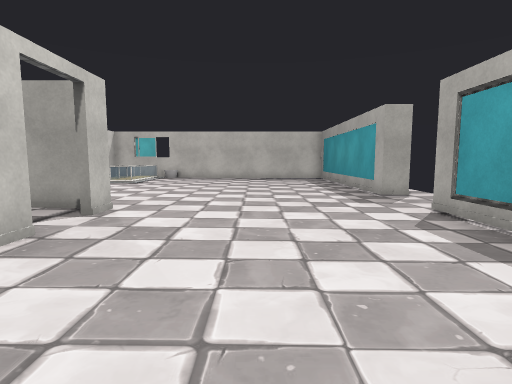
View 1 (above)

13 first-person views from a walk through a scene from a Unity 3-D project. The camera is 1.2 m above the floor, tilts 6° down and sees 80° across. The floor is counted in squares, 1 m on a side. Each view is taken from the middle of a square. On the plan, view 1 faces up. The plan holds only what a view shows up to about 13 squares ahead; the rest is blank. Some animated figures are left out. Some surface patterns are stand-ins.

View 2
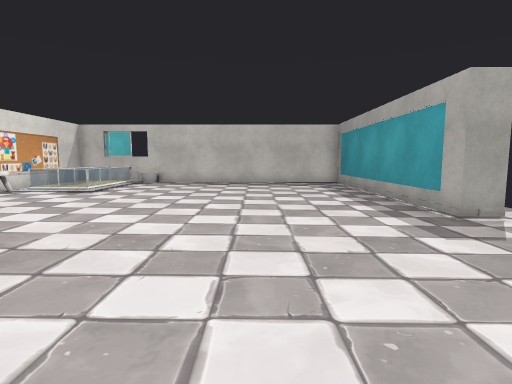

View 3
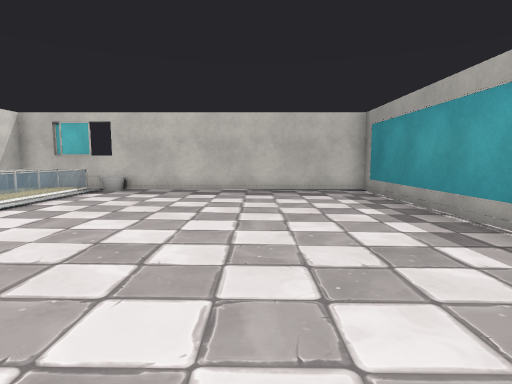

View 4
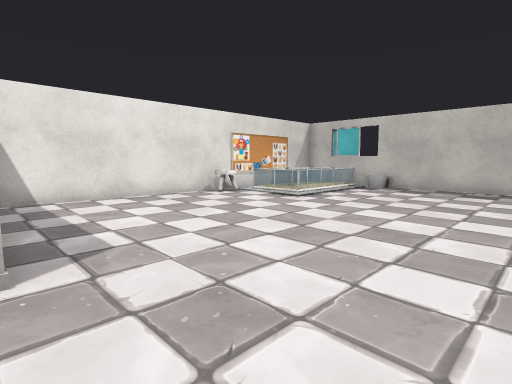

View 5
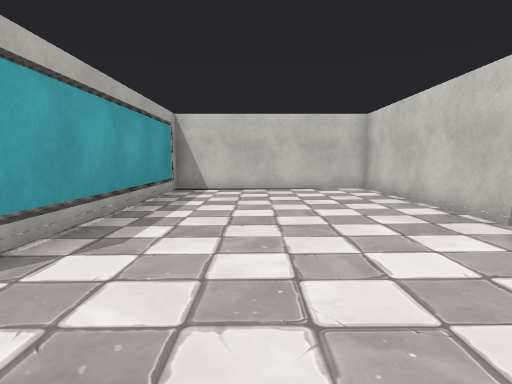

View 6
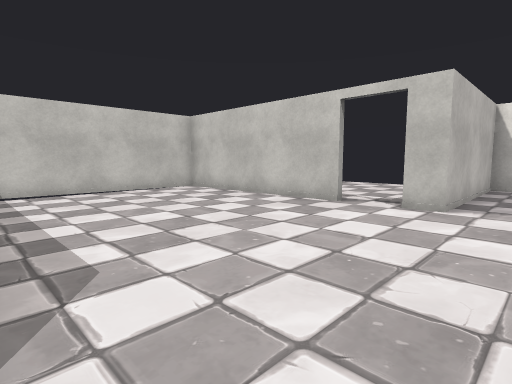

View 7
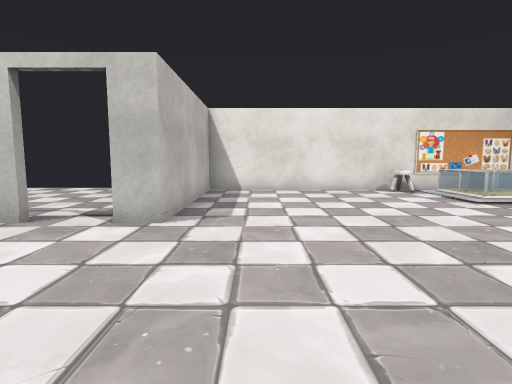

View 8
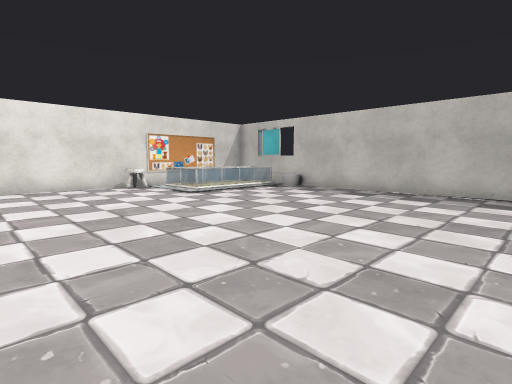

View 9
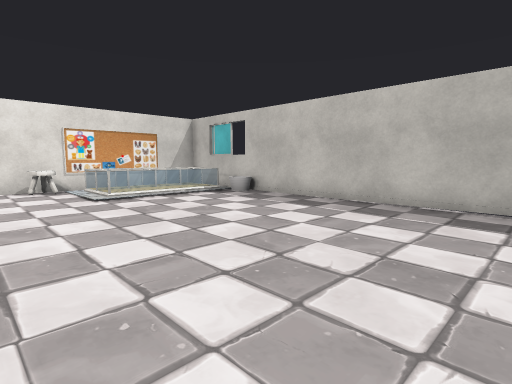

View 10
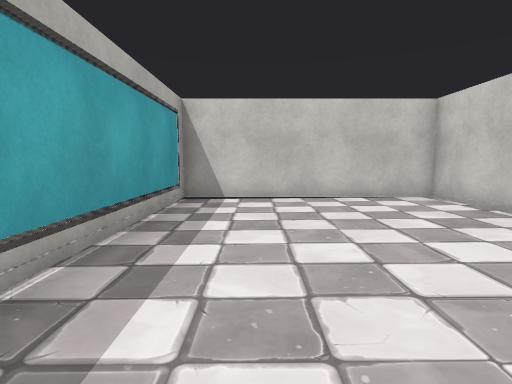

View 11
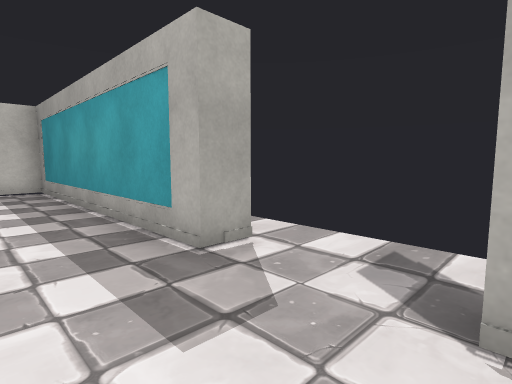

View 12
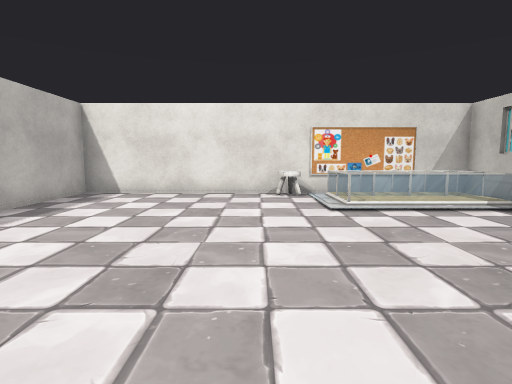

View 13
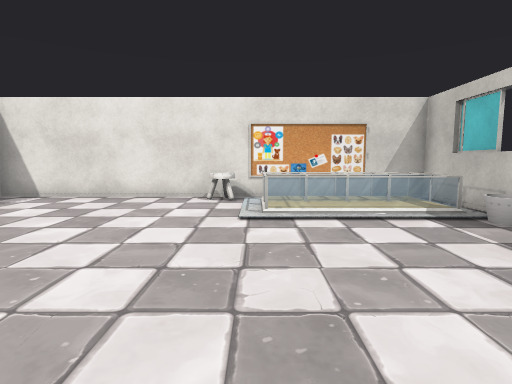

### Floor plan
Points are (right, up) in squares from view 1. A wall is a line through its corners. A room is listed if a view was taken in it or the views show most of it. See-through windows are left out.
Room 1 (views 1, 2, 3, 4, 5, 6, 7, 8, 9, 10, 11, 12, 13)
walls: (-3.5, 4.7) (-3.5, -2.5) (4.3, -2.5) (4.3, 7.4); (5.2, 10.3) (4.3, 10.3) (4.3, 20.1) (-9.2, 20.1) (-9.2, 17.4); (-9.2, 15.5) (-9.2, 7.3) (-3.5, 7.3) (-3.5, 6.4)
ways out: opening at (-4, 5.5); opening at (6, 8); opening at (6, 10); gap at (4, 11)
objects: other object (-9, 14) to (-8, 14); other object (-8, 15) to (-6, 19)

Positions as (right, up) in squares from view 1, and headings:
1: (0, 0), facing up
2: (0, 4), facing up
3: (0, 8), facing up
4: (0, 7), facing up-left
5: (1, 10), facing down
6: (4, 9), facing down-left
7: (2, 9), facing left
8: (3, 9), facing up-left
9: (3, 12), facing up-left
10: (2, 7), facing down
11: (2, 7), facing up-right
12: (1, 13), facing left
13: (0, 15), facing left
